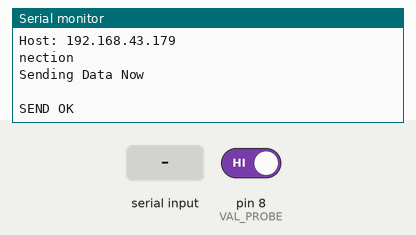
This sketch was run on a simulated Arduino Uno, built with avr-gcc and run on an emulated ATmega328P. Parts: the last lines printed to the serial monitor. The inputs (shaded band) are chosen by the test bench; at power-on: pin 8 (VAL_PROBE) HIGH. The modem accepts every AT command (registered, SIM ready, sends succeed) and sends nothing else.

Above: at 7.6 s.
7.7 s: pin 8 (VAL_PROBE) driven LOW
At 7.93 s:
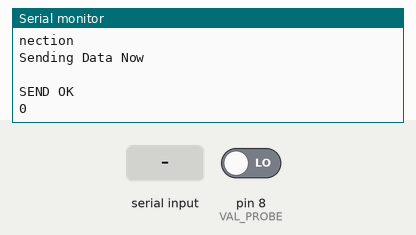
9.2 s: "1" received over the second serial link
At 10.4 s:
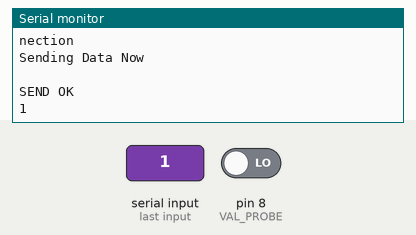
10.7 s: "2" received over the second serial link
At 11.8 s:
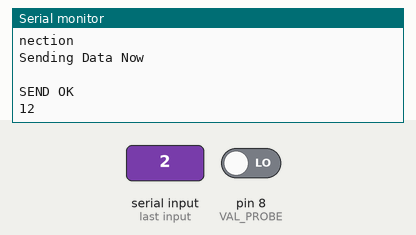

Measured:
- after the input at 7.7 s, the serial monitor: prints a new line at once (image 1)
- after the input at 9.2 s, the serial monitor: prints a new line at once (image 2)
- after the input at 10.7 s, the serial monitor: prints a new line at once (image 3)

The sketch:

sketch_may30d.ino
```cpp
#include <SoftwareSerial.h>

SoftwareSerial mySerial(2, 3); // RX, TX

String ssid ="NET";
String password="dontconnect";
int old = 1;

const int VAL_PROBE = 8; // Digital pin 8
const int MOISTURE_LEVEL = 250;


String uri = "192.168.43.179:8080/";
String server = "192.168.43.179";

void connectWIFI(){

  String cmd = "AT+CWJAP=\"NET\",\"dontconnect\"";
  Serial.println(cmd);
  mySerial.println(cmd);
  delay(6000);

  if(mySerial.find("OK")){
    Serial.println("Connected!");

  }
  else{
    Serial.println("Not Connected.");
    mySerial.println("AT+CIPSTAMAC?");
    connectWIFI();
    }
}

void getRequest(String wdata="0"){

  String cmd = "AT+CIPSTART=\"TCP\",\""; //make this command: AT+CPISTART="TCP","192.168.88.35",80
  cmd += server;
  cmd += "\",8080";
  mySerial.println(cmd);

  //wait a little while for 'Linked'
  delay(300);

  //This is our HTTP GET Request change to the page and server you want to load.
  if (old==0)
  {cmd = "GET /1 HTTP/1.0\r\n";
  cmd += "Host: "+server+"\r\n\r\n";
  }
  else{cmd = "GET /0 HTTP/1.0\r\n";
  cmd += "Host: "+server+"\r\n\r\n";

    }
  Serial.println(cmd);

  //The ESP8266 needs to know the size of the GET request
  mySerial.print("AT+CIPSEND=");
  mySerial.println(cmd.length());
  Serial.println("AT+CIPSEND="+cmd.length());

  //Look for the > prompt from the esp8266
  if(mySerial.find(">"))
  {
    //Send our http GET request
    Serial.println("Sending Data Now");
    mySerial.println(cmd);
  }
  else
  {
    //Something didn't work...
    Serial.println("Closed Connection");
    mySerial.println("AT+CIPCLOSE");
  }
}

void setup() {
  // Open serial communications and wait for port to open:
  Serial.begin(9600);
  pinMode(VAL_PROBE, INPUT);
  while (!Serial) {
    ; // wait for serial port to connect. Needed for native USB port only
  }

  Serial.println("START");

  // set the data rate for the SoftwareSerial port
  mySerial.begin(9600);

      connectWIFI();

      getRequest("1");

  }

void loop() { // run over and over

  int moisture = digitalRead(VAL_PROBE);
      //Serial.println(moisture);
  if (moisture!=old){
      old = moisture;
      Serial.println(old);
      getRequest(old+"");
    }

  if (mySerial.available()) {
    Serial.write(mySerial.read());

  }
}
```
